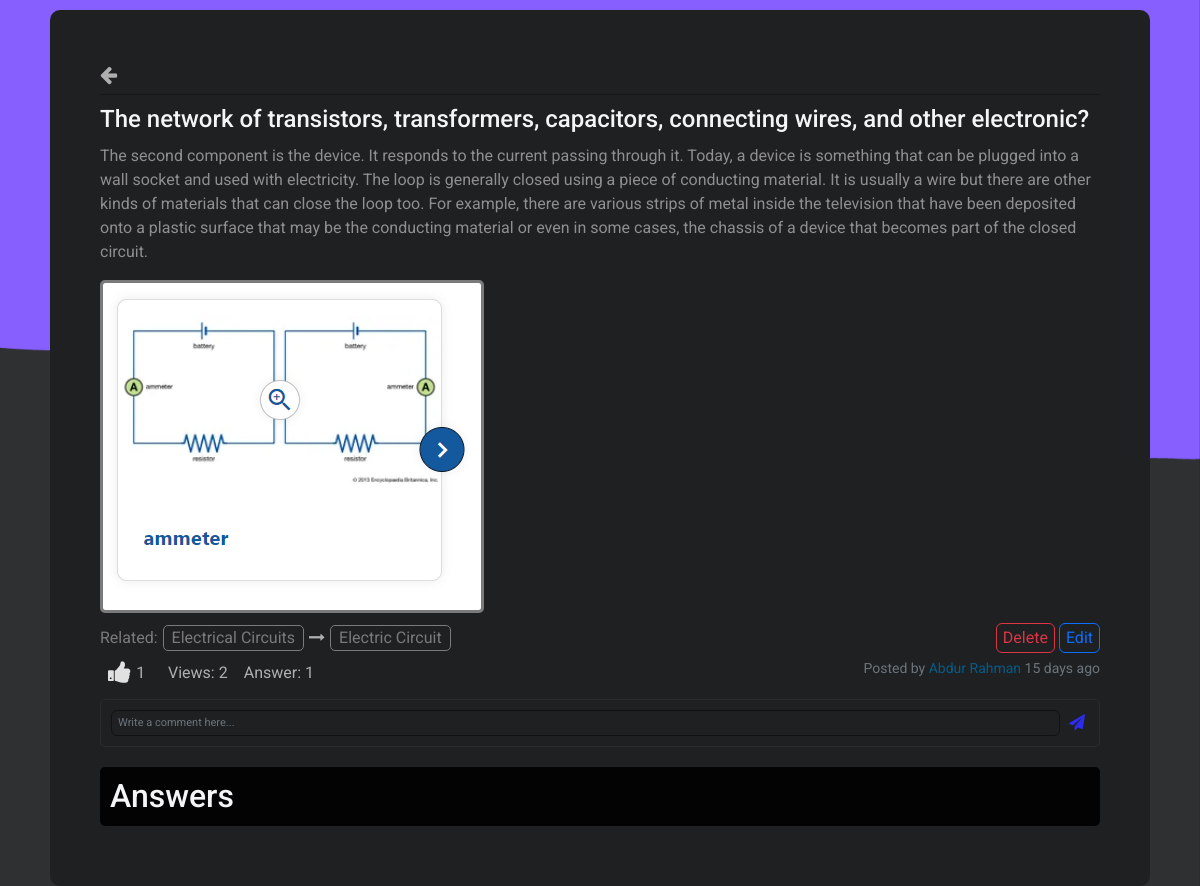
/problem_panel.php?post_id=P2_1672597306_011202274 (signed in), run on the app's committed database.
### tables this page shows
CREATE TABLE `problem_asked` (
  `title` text NOT NULL,
  `problem_id` varchar(100) NOT NULL,
  `description` text NOT NULL,
  `course_code` varchar(30) DEFAULT NULL,
  `topic_name` varchar(100) NOT NULL,
  `views` int(11) NOT NULL,
  `student_id` varchar(20) DEFAULT NULL,
  `last_modified` datetime NOT NULL DEFAULT current_timestamp()
);

CREATE TABLE `pblm_img` (
  `img_name` varchar(100) NOT NULL,
  `problem_id` varchar(100) NOT NULL
);

CREATE TABLE `users` (
  `student_id` varchar(20) NOT NULL,
  `name` varchar(255) NOT NULL,
  `email` varchar(255) NOT NULL,
  `password` varchar(255) NOT NULL,
  `img` varchar(255) NOT NULL,
  `rating` int(11) NOT NULL DEFAULT 0
);

### problem_panel.php (the view, shortened to what this page needs)
<?php
include_once 'php/config.php';
?>
<!DOCTYPE html>
<html lang="en">
<head>
    <link rel="stylesheet" href="bootstrap/bootstrap.min.css">
    <link rel="stylesheet" href="css/problem_panel.css">
    <link rel="stylesheet" href="https://cdnjs.cloudflare.com/ajax/libs/font-awesome/6.2.0/css/all.css">
    <link href="//maxcdn.bootstrapcdn.com/font-awesome/4.7.0/css/font-awesome.min.css" rel="stylesheet">
</head>
<body>
    <div class="profile question_panel">
        <div class="profile-container">
            <div class="back-page">
                <a href="index.php"><i class="fa fa-arrow-left"></i></a>
            </div>
            <div class="card-body question-details">
                <?php
                $getPblmPostSql = mysqli_query($connection, "SELECT * FROM problem_asked WHERE problem_id = '{$_GET['post_id']}'");
                $pblmPostInfo = mysqli_fetch_assoc($getPblmPostSql);
                $pCourseTitle = mysqli_fetch_assoc(mysqli_query($connection, "SELECT course_title FROM course WHERE course.course_code = '{$pblmPostInfo['course_code']}'"));
                ?>
                <div class="problem-details">
                    <h4 class="card-title"><?php echo $pblmPostInfo['title'] ?></h4>
                    <?php echo '<p class="card-text" style="white-space: pre-wrap;">' . $pblmPostInfo['description'] . '</p>'; ?>
                    <?php
                    $pblm_imgSql = mysqli_query($connection, "SELECT * FROM pblm_img WHERE pblm_img.problem_id  = '{$_GET['post_id']}'");
                    if (mysqli_num_rows($pblm_imgSql) > 0) {
                        echo '<div class="images">';
                    } else {
                        echo '<div class="images" style="border:none !important;">';
                    }
                    while ($piRow = mysqli_fetch_assoc($pblm_imgSql)) {
                        echo '<img class="img-fluid" src="resources/pblm-imgs/' . $piRow['img_name'] . '" alt="">';
                    }
                    ?>
                </div>
            </div>
            <div class="related-topics">
                <ul class="nav nav-pills nav-fill">
                    <li>Related:</li>
                    <li class="course">
                        <?php echo $pCourseTitle['course_title'] ?>
                    </li>
                    <li class="arrow"><i class="fa fa-long-arrow-right"></i></li>
                    <li class="topic"><?php echo $pblmPostInfo['topic_name'] ?></li>
                </ul>
                <div class="menu">
                    <?php
                    if ($_SESSION['user_id'] == $pblmPostInfo['student_id']) {
                        echo '
                        <button type="button" class="btn btn-outline-danger" data-bs-toggle="modal"
                        data-bs-target="#deletepp">Delete</button>
                    <button type="button" class="btn btn-outline-primary" data-bs-toggle="modal"
                        data-bs-target="#problemPostEdit">Edit</button>
                        ';
                    }
                    ?>
                </div>
            </div>
            <div class="count-bar">
                <ul class="">
                    <li class="p-like like">
                        <?php
                        $allPLikeSql = mysqli_query($connection, "SELECT * FROM p_likes WHERE
                        problem_id = '{$_SESSION['current_pblm_id']}'");
                        $indiLikeSql = mysqli_query($connection, "SELECT * FROM p_likes WHERE
                            problem_id = '{$_SESSION['current_pblm_id']}' AND user_id = '{$_SESSION['user_id']}'");
                        if (mysqli_num_rows($indiLikeSql) > 0) {
                            echo '<i class="fa fa-thumbs-up" style="color:#5016ff"></i>';
                        } else {
                            echo '<i class="fa fa-thumbs-up" style="color:#e1e1e1"></i>';
                        }
                        echo '<span class="pLikeCount">' . mysqli_num_rows($allPLikeSql) . '</span>';
                        ?>
                    </li>
                    <li>Views: <?php echo $pblmPostInfo['views'] ?></li>
                    <li>Answer: <?php
                        $ansCountSql = mysqli_query($connection, "SELECT * FROM answer WHERE problem_id = '{$_SESSION['current_pblm_id']}'");
                        echo mysqli_num_rows($ansCountSql);
                    ?></li>
                </ul>
                <p><small class="text-muted">Posted by <a href="#">
                            <?php
                            $userName = mysqli_fetch_assoc(mysqli_query($connection, "SELECT name FROM users WHERE users.student_id   = '{$pblmPostInfo['student_id']}'"));
                            echo $userName['name'] . " </a>";
                            $ftime = mysqli_fetch_assoc(mysqli_query($connection, "SELECT TIMEDIFF(CURRENT_TIMESTAMP(),'{$pblmPostInfo['last_modified']}') as difTime"));
                            $splitedTime = explode(":", $ftime['difTime']);
                            if ($splitedTime[0] == "00" && $splitedTime[1] == "00") {
                                echo intval($splitedTime[2]) . " sec ago";
                            } else if ($splitedTime[0] == "00" && $splitedTime[1] != "00") {
                                echo intval($splitedTime[1]) . " min ago";
                            } else if (intval($splitedTime[0]) < 24) {
                                echo intval($splitedTime[0]) . " h ago";
                            } else {
                                echo intval(intval($splitedTime[0]) / 24) . " days ago";
                            }
                            ?>
                    </small></p>
            </div>
            <div class="comment-section">
                <form action="#" class="comment-input pblm-comment-form" autocomplete="off">
                    <input type="text" name="cmntTxt" class="form-control" id="problem-comment"
                        placeholder="Write a comment here..." required>
                    <button type="submit" class="pblm-comment-submit-btn"><i class="fa fa-paper-plane"></i></button>
                </form>
            </div>
        </div>
        <div class="card-body answer-section">
            <div class="post-answer">
                <h2 class="card-title">Answers</h2>
            </div>
        </div>
    </div>
    </div>
</body>
</html>

### css/problem_panel.css (style rules this page uses)
* { margin: 0; padding: 0; box-sizing: border-box; font-family: 'Roboto'; color:#afafaf; }
a { text-decoration: none; color: #075b88; }
body { background-color: rgb(24, 23, 23); }
.back-page { padding: 5px 0; margin-bottom: 10px; border-bottom: 1px solid #171717; }
.back-page i { font-size: 20px; }
.profile { display: flex; align-items: center; justify-content: center; width: 100%; min-height: 100vh; max-height: max-content; background: url(../resources/bg.png); background-repeat: repeat; background-position: center; background-size: cover; background-attachment: fixed; }
.profile .profile-container { width: fit-content; height: fit-content; background-color: #1e2022; padding: 50px; border-radius: 10px; min-width: 1200px; max-width: 1300px; min-height: 800px; margin-top: 10px; }
.profile .card-body .card-title { margin-bottom: 10px; color: #f3f5f7; }
.profile .card-body .card-text { color: #8f8f8f; }
.profile .card-body .images { overflow: auto; max-height: 450px; width: fit-content; max-width: 100%; height: max-content; border: 3px solid #7a7a7a; border-radius: 5px; }
.profile .card-body .images img { padding-bottom: 8px; }
.profile .card-body .images img:last-child { padding: 0px; }
.profile .card-body .related-topics { display: flex; align-items: center; margin-top: 10px; justify-content: space-between; }
.profile .card-body .related-topics button { padding: 2px 6px; }
.profile .card-body .related-topics ul { list-style: none; align-items: center; }
.profile .card-body .related-topics ul li { color: #7a7a7a; margin-right: 5px; }
.profile .card-body .related-topics ul .course, .profile .card-body .related-topics ul .topic { padding: 0px 8px; border: 1px solid #7a7a7a; border-radius: 5px; }
.count-bar { display: flex; align-items: center; justify-content: space-between; }
.count-bar ul { display: flex; align-items: center; padding: 0; list-style: none; }
.count-bar ul li { padding: 15px 8px 5px; display: flex; align-items: center; height: 30px; }
.count-bar ul li:first-child { width: 60px; }
.count-bar ul li span { margin-left: 5px; }
.count-bar ul .like i { font-size: 25px; cursor: pointer; transition: all 300ms; }
.comment-section { padding: 10px; border: 1px solid #2c2c2c; border-radius: 5px; }
.comment-section .comment-input { width: 100%; display: flex; align-items: center; justify-content: space-between; }
.comment-section .comment-input input { padding: 4px 6px; background-color: transparent; font-size: 11px; border-color: #121212; color: #adadad; }
.comment-section .comment-input button { padding: 0px 4px 0 4px; background-color: transparent; margin-left: 5px; border: none; }
.comment-section .comment-input button i { color: #2c2cef; }
.answer-section { margin-top: 20px; margin-bottom: 10px; }
.answer-section .post-answer { display: flex; align-items: center; justify-content: space-between; background-color: #030303; padding: 10px; border-radius: 5px; }
.answer-section .post-answer .card-title { margin: 0; }
.form-control { color: #0b0b0b; font-size: 14px; }
@media (max-width: 1366px) { .profile .profile-container { max-width: 1100px; min-width: 1000px; min-height: 600px; } }

### data on the page
problem_asked: title "The network of transistors, transformers, capacitors, connecting wires, and other electronic?", description "The second component is the device. It responds to the current passing through it. Today, a device is something that can be plugged into a wall socket and used with electricity. The loop is generally closed using a piece of conducting material. It is usually a wire but there are other kinds of materials that can close the loop too. For example, there are various strips of metal inside the television that have been deposited onto a plastic surface that may be the conducting material or even in some cases, the chassis of a device that becomes part of the closed circuit.", topic_name "Electric Circuit", views "2"
pblm_img: img_name (picture)
users: name "Abdur Rahman"

### other printed values
$pCourseTitle['course_title'] "Electrical Circuits"
mysqli_num_rows($allPLikeSql) "1"
mysqli_num_rows($ansCountSql) "1"
intval($splitedTime[0]) / 24 "15"
